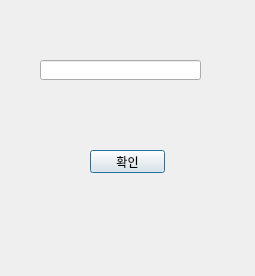
<?xml version="1.0" encoding="UTF-8"?>
<ui version="4.0">
 <class>Dialog</class>
 <widget class="QDialog" name="Dialog">
  <property name="geometry">
   <rect>
    <x>0</x>
    <y>0</y>
    <width>255</width>
    <height>276</height>
   </rect>
  </property>
  <property name="windowTitle">
   <string>Dialog</string>
  </property>
  <widget class="QLineEdit" name="lineEdit">
   <property name="geometry">
    <rect>
     <x>40</x>
     <y>60</y>
     <width>161</width>
     <height>20</height>
    </rect>
   </property>
  </widget>
  <widget class="QPushButton" name="pushButton">
   <property name="geometry">
    <rect>
     <x>90</x>
     <y>150</y>
     <width>75</width>
     <height>23</height>
    </rect>
   </property>
   <property name="text">
    <string>확인</string>
   </property>
  </widget>
 </widget>
 <resources/>
 <connections/>
</ui>
